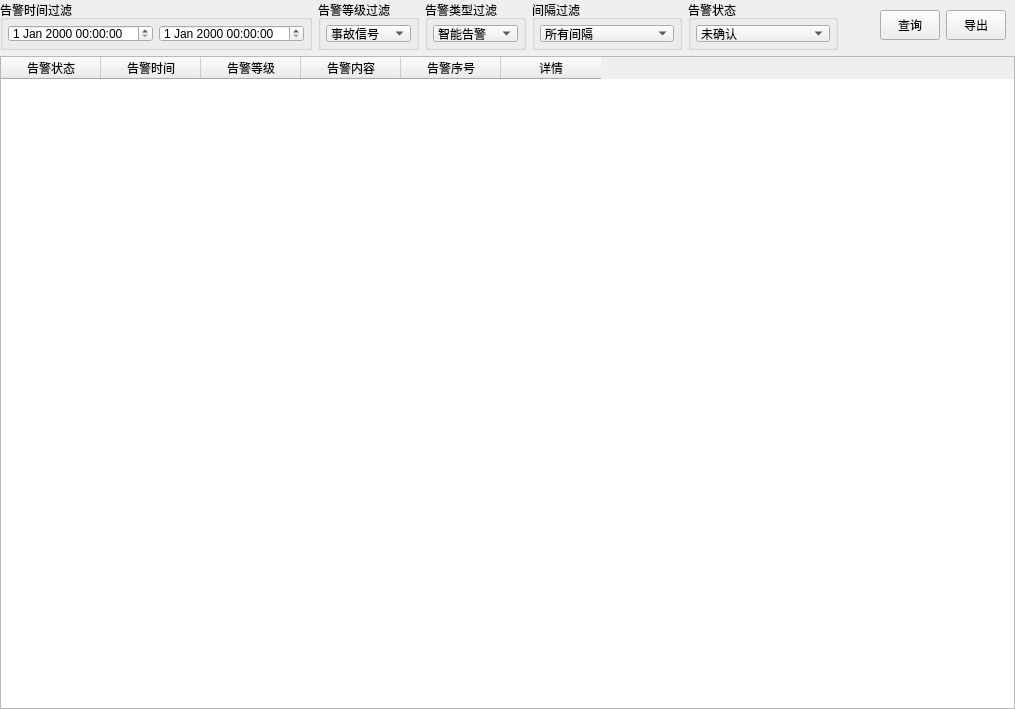
<?xml version="1.0" encoding="UTF-8"?>
<ui version="4.0">
 <class>HistoryQuery</class>
 <widget class="QWidget" name="HistoryQuery">
  <property name="geometry">
   <rect>
    <x>0</x>
    <y>0</y>
    <width>1015</width>
    <height>709</height>
   </rect>
  </property>
  <property name="windowTitle">
   <string>Form</string>
  </property>
  <layout class="QGridLayout" name="gridLayout_3" rowstretch="1,13">
   <property name="margin">
    <number>0</number>
   </property>
   <item row="1" column="0">
    <widget class="QTableWidget" name="tableWidget_AlarmDisp">
     <column>
      <property name="text">
       <string>告警状态</string>
      </property>
     </column>
     <column>
      <property name="text">
       <string>告警时间</string>
      </property>
     </column>
     <column>
      <property name="text">
       <string>告警等级</string>
      </property>
     </column>
     <column>
      <property name="text">
       <string>告警内容</string>
      </property>
     </column>
     <column>
      <property name="text">
       <string>告警序号</string>
      </property>
     </column>
     <column>
      <property name="text">
       <string>详情</string>
      </property>
     </column>
    </widget>
   </item>
   <item row="0" column="0">
    <layout class="QHBoxLayout" name="horizontalLayout">
     <property name="rightMargin">
      <number>9</number>
     </property>
     <item>
      <widget class="QGroupBox" name="groupBox">
       <property name="maximumSize">
        <size>
         <width>400</width>
         <height>50</height>
        </size>
       </property>
       <property name="title">
        <string>告警时间过滤</string>
       </property>
       <layout class="QGridLayout" name="gridLayout_2">
        <property name="margin">
         <number>5</number>
        </property>
        <item row="0" column="0">
         <widget class="QDateTimeEdit" name="dateTimeEdit_begin">
          <property name="sizePolicy">
           <sizepolicy hsizetype="Expanding" vsizetype="Expanding">
            <horstretch>0</horstretch>
            <verstretch>0</verstretch>
           </sizepolicy>
          </property>
          <property name="maximumSize">
           <size>
            <width>16777215</width>
            <height>16777215</height>
           </size>
          </property>
         </widget>
        </item>
        <item row="0" column="1">
         <widget class="QDateTimeEdit" name="dateTimeEdit_end">
          <property name="sizePolicy">
           <sizepolicy hsizetype="Expanding" vsizetype="Expanding">
            <horstretch>0</horstretch>
            <verstretch>0</verstretch>
           </sizepolicy>
          </property>
          <property name="maximumSize">
           <size>
            <width>16777215</width>
            <height>16777215</height>
           </size>
          </property>
         </widget>
        </item>
       </layout>
      </widget>
     </item>
     <item>
      <widget class="QGroupBox" name="groupBox_2">
       <property name="sizePolicy">
        <sizepolicy hsizetype="Expanding" vsizetype="Expanding">
         <horstretch>0</horstretch>
         <verstretch>0</verstretch>
        </sizepolicy>
       </property>
       <property name="maximumSize">
        <size>
         <width>150</width>
         <height>50</height>
        </size>
       </property>
       <property name="title">
        <string>告警等级过滤</string>
       </property>
       <layout class="QGridLayout" name="gridLayout">
        <property name="margin">
         <number>5</number>
        </property>
        <item row="0" column="0">
         <widget class="QComboBox" name="comboBox_AlarmLevel">
          <property name="sizePolicy">
           <sizepolicy hsizetype="Expanding" vsizetype="Expanding">
            <horstretch>0</horstretch>
            <verstretch>0</verstretch>
           </sizepolicy>
          </property>
          <property name="maximumSize">
           <size>
            <width>16777215</width>
            <height>16777215</height>
           </size>
          </property>
          <item>
           <property name="text">
            <string>事故信号</string>
           </property>
          </item>
          <item>
           <property name="text">
            <string>异常信号</string>
           </property>
          </item>
          <item>
           <property name="text">
            <string>越限信号</string>
           </property>
          </item>
          <item>
           <property name="text">
            <string>变位信号</string>
           </property>
          </item>
          <item>
           <property name="text">
            <string>告知信号</string>
           </property>
          </item>
          <item>
           <property name="text">
            <string>所有信号</string>
           </property>
          </item>
         </widget>
        </item>
       </layout>
      </widget>
     </item>
     <item>
      <widget class="QGroupBox" name="groupBox_3">
       <property name="sizePolicy">
        <sizepolicy hsizetype="Expanding" vsizetype="Expanding">
         <horstretch>0</horstretch>
         <verstretch>0</verstretch>
        </sizepolicy>
       </property>
       <property name="maximumSize">
        <size>
         <width>150</width>
         <height>50</height>
        </size>
       </property>
       <property name="title">
        <string>告警类型过滤</string>
       </property>
       <layout class="QGridLayout" name="gridLayout_4">
        <property name="margin">
         <number>5</number>
        </property>
        <item row="0" column="0">
         <widget class="QComboBox" name="comboBox_AlarmType">
          <property name="sizePolicy">
           <sizepolicy hsizetype="Expanding" vsizetype="Expanding">
            <horstretch>0</horstretch>
            <verstretch>0</verstretch>
           </sizepolicy>
          </property>
          <property name="maximumSize">
           <size>
            <width>16777215</width>
            <height>16777215</height>
           </size>
          </property>
          <item>
           <property name="text">
            <string>智能告警</string>
           </property>
          </item>
          <item>
           <property name="text">
            <string>原始告警</string>
           </property>
          </item>
         </widget>
        </item>
       </layout>
      </widget>
     </item>
     <item>
      <widget class="QGroupBox" name="groupBox_4">
       <property name="minimumSize">
        <size>
         <width>150</width>
         <height>50</height>
        </size>
       </property>
       <property name="title">
        <string>间隔过滤</string>
       </property>
       <layout class="QGridLayout" name="gridLayout_5">
        <property name="margin">
         <number>5</number>
        </property>
        <item row="0" column="0">
         <widget class="QComboBox" name="comboBox_bayType">
          <item>
           <property name="text">
            <string>所有间隔</string>
           </property>
          </item>
         </widget>
        </item>
       </layout>
      </widget>
     </item>
     <item>
      <widget class="QGroupBox" name="groupBox_5">
       <property name="minimumSize">
        <size>
         <width>150</width>
         <height>50</height>
        </size>
       </property>
       <property name="title">
        <string>告警状态</string>
       </property>
       <layout class="QGridLayout" name="gridLayout_6">
        <property name="margin">
         <number>5</number>
        </property>
        <item row="0" column="0">
         <widget class="QComboBox" name="comboBox_alarmStatus">
          <item>
           <property name="text">
            <string>未确认</string>
           </property>
          </item>
          <item>
           <property name="text">
            <string>已确认</string>
           </property>
          </item>
          <item>
           <property name="text">
            <string>全部告警</string>
           </property>
          </item>
         </widget>
        </item>
       </layout>
      </widget>
     </item>
     <item>
      <spacer name="horizontalSpacer">
       <property name="orientation">
        <enum>Qt::Horizontal</enum>
       </property>
       <property name="sizeHint" stdset="0">
        <size>
         <width>40</width>
         <height>20</height>
        </size>
       </property>
      </spacer>
     </item>
     <item>
      <widget class="QPushButton" name="pushButton_query">
       <property name="sizePolicy">
        <sizepolicy hsizetype="Expanding" vsizetype="Expanding">
         <horstretch>0</horstretch>
         <verstretch>0</verstretch>
        </sizepolicy>
       </property>
       <property name="maximumSize">
        <size>
         <width>60</width>
         <height>30</height>
        </size>
       </property>
       <property name="text">
        <string>查询</string>
       </property>
      </widget>
     </item>
     <item>
      <widget class="QPushButton" name="pushButton_export">
       <property name="sizePolicy">
        <sizepolicy hsizetype="Expanding" vsizetype="Expanding">
         <horstretch>0</horstretch>
         <verstretch>0</verstretch>
        </sizepolicy>
       </property>
       <property name="maximumSize">
        <size>
         <width>60</width>
         <height>30</height>
        </size>
       </property>
       <property name="text">
        <string>导出</string>
       </property>
      </widget>
     </item>
    </layout>
   </item>
  </layout>
 </widget>
 <resources/>
 <connections/>
</ui>
